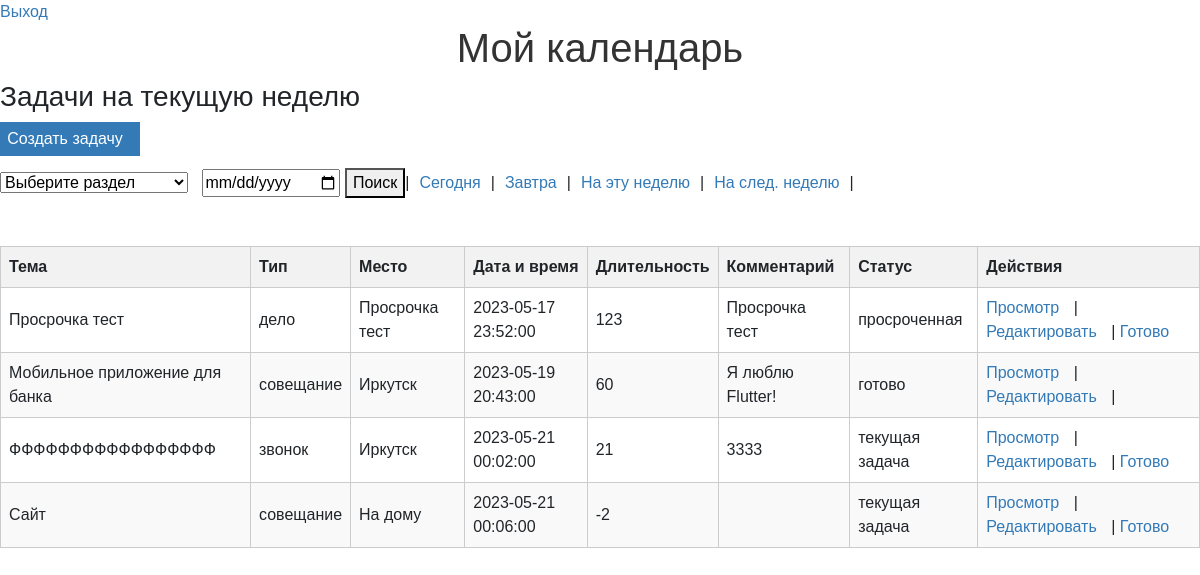
Screenshot of /index.php?action=week (signed in) with the database file from the repository.
### tables this page shows
CREATE TABLE `tasks` (
  `id` int UNSIGNED NOT NULL,
  `topic` varchar(255) NOT NULL,
  `type` enum('встреча','звонок','совещание','дело') NOT NULL,
  `location` varchar(255) DEFAULT NULL,
  `date_time` datetime NOT NULL,
  `duration` int DEFAULT NULL,
  `comment` text,
  `status` enum('текущая задача','просроченная','готово') NOT NULL DEFAULT 'текущая задача'
);

### controllers/TaskController.php (called while the page is built, shortened)
<?php
require_once 'models/TaskModel.php';
class TaskController
{
public function week()
{
    $tasks = TaskModel::getTasksByWeek();
    $listTitle = 'Задачи на текущую неделю';
    include 'views/task/index.php';
}
}

### models/TaskModel.php (called while the page is built, shortened)
<?php
class TaskModel
{
    public static function getTasksByDate($date)
{
    global $pdo;
    $stmt = $pdo->prepare('SELECT * FROM tasks WHERE DATE(date_time) = ?');
    $stmt->execute([$date]);
    return $stmt->fetchAll(PDO::FETCH_ASSOC);
}
public static function getTasksByWeek()
{
    $startDate = strtotime('last Monday');
    $endDate = strtotime('+1 week', $startDate);
    $tasks = array();
    while ($startDate < $endDate) {
        $currentDate = date('Y-m-d', $startDate);
        $tasksForDate = self::getTasksByDate($currentDate);
        $tasks = array_merge($tasks, $tasksForDate);
        $startDate = strtotime('+1 day', $startDate);
    }
    return $tasks;
}
}

### views/task/index.php (the view, shortened to what this page needs)
<!DOCTYPE html>
<html>
<head>
<link href="https://cdn.jsdelivr.net/npm/bootstrap@5.3.0-alpha1/dist/css/bootstrap.min.css" rel="stylesheet">
</head>
<body>
        <th><a href="login.php">Выход</a></th>
    <h1>Мой календарь</h1>
    <?php if (isset($listTitle)): ?>
        <h3><?= $listTitle ?></h3>
    <?php endif; ?>
    <button class="my-button">
    <a href="index.php?action=create" style="color: inherit; text-decoration: none;">Создать задачу</a>
</button>
    <div style="display: flex; align-items: center;">
  <select onchange="location = this.value;">
    <option value="">Выберите раздел</option>
  </select>
  <form action="index.php?action=tasksByDate" method="POST" style="margin-left: 10px;">
    <input type="date" id="date" name="date">
    <button type="submit">Поиск</button>
  </form>
  |<a href="index.php?action=today" style="margin-left: 10px;">Сегодня</a>|
  <a href="index.php?action=tomorrow" style="margin-left: 10px;">Завтра</a>|
  <a href="index.php?action=week" style="margin-left: 10px;">На эту неделю</a>|
  <a href="index.php?action=nextweek" style="margin-left: 10px;">На след. неделю</a>|
</div>
<br><br>
<table>
  <tr>
    <th>Тема</th>
    <th>Тип</th>
    <th>Место</th>
    <th>Дата и время</th>
    <th>Длительность</th>
    <th>Комментарий</th>
    <th>Статус</th>
    <th>Действия</th>
  </tr>
        <?php foreach ($tasks as $task): ?>
            <tr>
                <td><?= $task['topic'] ?></td>
                <td><?= $task['type'] ?></td>
                <td><?= $task['location'] ?></td>
                <td><?= $task['date_time'] ?></td>
                <td><?= $task['duration'] ?></td>
                <td><?= $task['comment'] ?></td>
                <td><?= $task['status'] ?></td>
                <td>
                    <a href="index.php?action=show&id=<?= $task['id'] ?>">Просмотр</a> |
                    <a href="index.php?action=edit&id=<?= $task['id'] ?>">Редактировать</a> |
                    <?php if ($task['status'] !== 'готово'): ?>
                        <a href="index.php?action=markAsCompleted&id=<?= $task['id'] ?>">Готово</a>
                    <?php endif; ?>
                </td>
            </tr>
        <?php endforeach; ?>
    </table>
</body>
</html>

### views/task/index.php (style rules this page uses)
.my-button { display: block; width: 140px; padding: 5px; background-color: #337ab7; color: #ffffff; border: none; margin-bottom: 1%; cursor: pointer; }
body { font-family: Arial, sans-serif; }
h1 { color: #333; text-align: center; }
table { place-content: ; width: 100%; border-collapse: collapse; }
th, td { padding: 8px; border: 1px solid #ccc; }
th { background-color: #f2f2f2; font-weight: bold; text-align: left; }
tr:nth-child(even) { background-color: #f9f9f9; }
a { color: #337ab7; text-decoration: none; margin-right: 10px; }

### rows the page displays
tasks: topic "Просрочка тест", type "дело", location "Просрочка тест", date_time "2023-05-17 23:52:00", duration "123", comment "Просрочка тест", status "просроченная"
tasks: topic "Мобильное приложение для банка", type "совещание", location "Иркутск", date_time "2023-05-19 20:43:00", duration "60", comment "Я люблю Flutter!", status "готово"
tasks: topic "ФФФФФФФФФФФФФФФФФ", type "звонок", location "Иркутск", date_time "2023-05-21 00:02:00", duration "21", comment "3333", status "текущая задача"
tasks: topic "Сайт", type "совещание", location "На дому", date_time "2023-05-21 00:06:00", duration "-2", status "текущая задача"

### other values shown
$listTitle "Задачи на текущую неделю"
